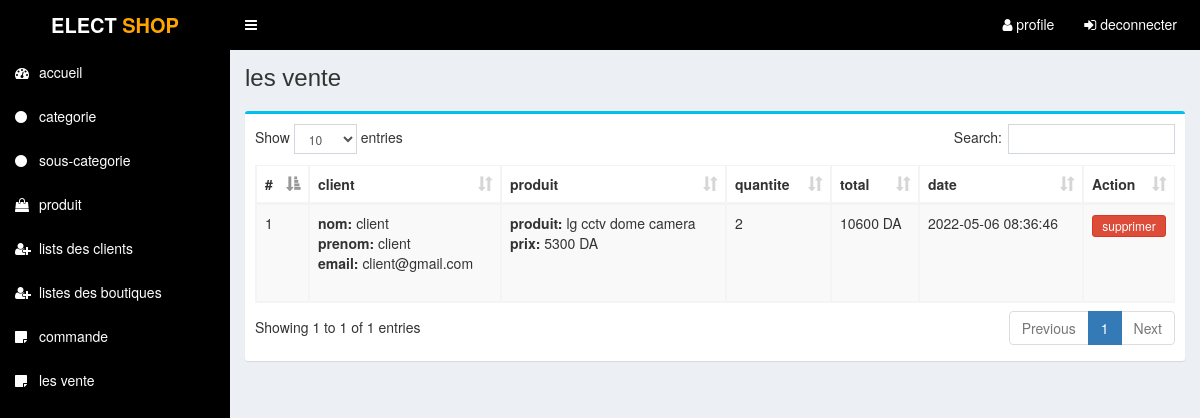
Screenshot of /admin/vente.php (signed in) with the database file from the repository.
### tables this page shows
CREATE TABLE `tbl_vente` (
  `id` int(11) NOT NULL,
  `id_client` int(11) NOT NULL,
  `idboutique` int(5) NOT NULL,
  `date_vente` varchar(50) NOT NULL,
  `quantite` int(3) NOT NULL,
  `id_produit` int(3) NOT NULL
);

CREATE TABLE `table_client` (
  `id_c` int(11) NOT NULL,
  `nom_c` varchar(100) NOT NULL,
  `prenom_c` varchar(100) NOT NULL,
  `email_c` varchar(100) NOT NULL,
  `tel_c` varchar(50) NOT NULL,
  `id_pays` int(11) NOT NULL,
  `add_c` text NOT NULL,
  `willaya_c` varchar(100) NOT NULL,
  `ville_c` varchar(100) NOT NULL,
  `code_postal_c` varchar(30) NOT NULL,
  `pass_c` varchar(100) NOT NULL,
  `dateins_c` varchar(100) NOT NULL,
  `post` varchar(20) NOT NULL,
  `num_cni_pc` int(20) NOT NULL,
  `num_reg` int(30) NOT NULL
);

CREATE TABLE `table_produit` (
  `p_id` int(11) NOT NULL,
  `p_nom` varchar(255) NOT NULL,
  `p_prixanc` varchar(10) NOT NULL,
  `p_prix` varchar(10) NOT NULL,
  `p_quantite` int(10) NOT NULL,
  `p_photo` varchar(255) NOT NULL,
  `p_info` text NOT NULL,
  `p_desc` text NOT NULL,
  `p_vue` int(11) NOT NULL,
  `p_boutique` varchar(5) NOT NULL,
  `p_active` int(1) NOT NULL,
  `id_souscat` int(11) NOT NULL,
  `cat_id` int(4) NOT NULL
);

### admin/vente.php (the view, shortened to what this page needs)
<?php require_once('header.php'); ?>
<section class="content-header">
	<div class="content-header-left">
		<h1>les vente</h1>
	</div>
</section>
<section class="content">
  <div class="row">
    <div class="col-md-12">
      <div class="box box-info">
        <div class="box-body table-responsive">
          <table id="example1" class="table table-bordered table-hover table-striped">
			<thead>
			    <tr>
			        <th>#</th>
                    <th>client</th>
			               <th>produit</th>
                    <th>quantite</th>
                    <th>total</th>
                    <th>date</th>
                    <th>Action</th>
			    </tr>
			</thead>
            <tbody>
            	<?php
            	$i=0;
            	$statement = $pdo->prepare("SELECT * FROM tbl_vente WHERE idboutique = 0 ORDER by id DESC");
            	$statement->execute();
            	$result = $statement->fetchAll(PDO::FETCH_ASSOC);
            	foreach ($result as $row) {
            		$i++;
            		?>
					<tr>
	                    <td><?php echo $i; ?></td>
	                    <td>
                            <?php
                           $statement1 = $pdo->prepare("SELECT * FROM table_client WHERE id_c=?");
                           $statement1->execute(array($row['id_client']));
                           $result1 = $statement1->fetchAll(PDO::FETCH_ASSOC);
                           foreach ($result1 as $row1) {
                                echo '<b>nom:</b> '.$row1['nom_c'].' <br>';
                                echo '<b>prenom:</b> '.$row1['prenom_c'].' <br>';
                                echo '<b>email:</b> '.$row1['email_c'].' <br>';
                           }
                           ?>
                        </td>
                        <td>
                           <?php
                           $statement1 = $pdo->prepare("SELECT * FROM table_produit WHERE p_id=?");
                           $statement1->execute(array($row['id_produit']));
                           $result1 = $statement1->fetchAll(PDO::FETCH_ASSOC);
                           foreach ($result1 as $row1) {
                                echo '<b>produit:</b> '.$row1['p_nom'].' <br>';
                               echo '<b>prix:</b> '.$row1['p_prix'].' DA <br>';
                                echo '<br><br>';
                           }
                           ?>
                        </td>
                        <td><?php echo $row['quantite']; ?></td>
                        <td><?php echo $row1['p_prix']*$row['quantite'].' DA'; ?></td>
                        <td><?php echo $row['date_vente']; ?></td>
	                    <td>
                            <a href="#" class="btn btn-danger btn-xs" data-href="../fonctions/supp_vente.php?idc=<?php echo $row['id']; ?>" data-toggle="modal" data-target="#confirm-delete" style="width:100%;">supprimer</a>
	                    </td>
	                </tr>
            		<?php
            	}
            	?>
            </tbody>
          </table>
        </div>
      </div>
</section>
<?php require_once('footer.php'); ?>

### admin/css/style.css (style rules this page uses)
.content-header { overflow: hidden; }
.content-header .content-header-left h1 { margin-top: 0; margin-bottom: 0; padding-left: 0px; padding-bottom: 5px; font-size: 24px; position: relative; }

### rows the page displays
tbl_vente: quantite "2", $row1['p_prix']*$row['quantite'] "10600", date_vente "2022-05-06 08:36:46"
table_client: nom_c "client", prenom_c "client", email_c "client@gmail.com"
table_produit: p_nom "lg cctv dome camera", p_prix "5300"
